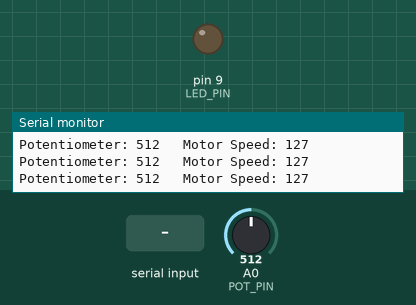
This sketch was run on a simulated Arduino Uno, built with avr-gcc and run on an emulated ATmega328P. On the bench: output pins drawn as LEDs (lit = HIGH), the last lines printed to the serial monitor. The test bench sets the inputs (shaded band); at power-on: A0 (POT_PIN) = 512.

Above: at 1.2 s.
1.3 s: "1" received over the second serial link
At 2.5 s:
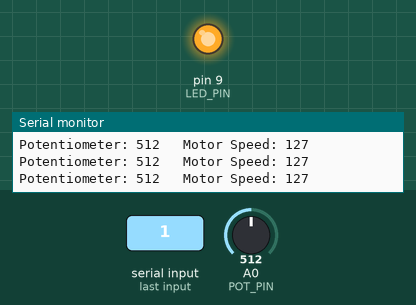
2.8 s: A0 (POT_PIN) set to 991
4.3 s: A0 (POT_PIN) set to 1017
7.3 s: "0" received over the second serial link
At 8.3 s:
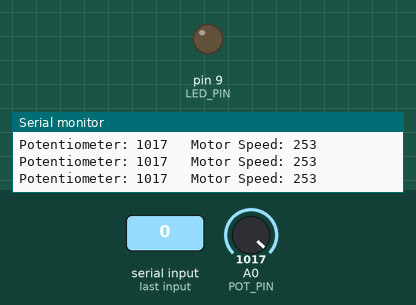
Timing chart, 0 to 10.3 s (numbered marks = the images above; inputs shaded):
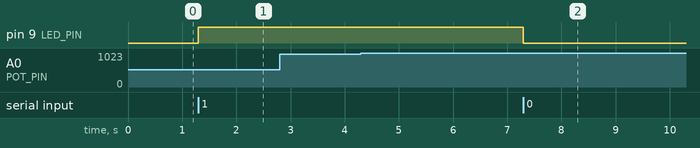

The sketch:

Slave_node.ino
```cpp
#include <SoftwareSerial.h>

// ======================================================
// Advanced Task 4-1
// Student B - HC-05 SLAVE
//
// Function:
// 1. Receive button state from MASTER -> control LED
// 2. Read potentiometer -> send motor speed to MASTER
// ======================================================


// ---------------- Pin Configuration ----------------

// HC-05
// HC-05 TXD -> Arduino D10
// HC-05 RXD -> Arduino D11
SoftwareSerial BT(10, 11);  // Arduino RX, TX

// LED
const int LED_PIN = 9;

// Potentiometer
const int POT_PIN = A0;


// ---------------- Variables ----------------

int potValue = 0;
int motorSpeed = 0;

unsigned long lastSendTime = 0;
const unsigned long SEND_INTERVAL = 50;  // send every 50 ms


void setup() {

  // Debug Serial Monitor
  Serial.begin(9600);

  // HC-05 communication
  BT.begin(9600);

  pinMode(LED_PIN, OUTPUT);

  digitalWrite(LED_PIN, LOW);

  Serial.println("=================================");
  Serial.println("HC-05 SLAVE NODE STARTED");
  Serial.println("Waiting for MASTER...");
  Serial.println("=================================");
}


void loop() {

  // ====================================================
  // Part 1:
  // Receive button state from Student A
  // ====================================================

  if (BT.available()) {

    char command = BT.read();

    // MASTER button pressed
    if (command == '1') {

      digitalWrite(LED_PIN, HIGH);

      Serial.println("Received: 1 -> LED ON");
    }

    // MASTER button released
    else if (command == '0') {

      digitalWrite(LED_PIN, LOW);

      Serial.println("Received: 0 -> LED OFF");
    }
  }


  // ====================================================
  // Part 2:
  // Read potentiometer and send motor speed to MASTER
  // ====================================================

  if (millis() - lastSendTime >= SEND_INTERVAL) {

    lastSendTime = millis();

    // ADC value: 0 ~ 1023
    potValue = analogRead(POT_PIN);

    // Convert to PWM value: 0 ~ 255
    motorSpeed = map(potValue, 0, 1023, 0, 255);

    // Send speed to MASTER
    BT.println(motorSpeed);

    // Debug information
    Serial.print("Potentiometer: ");
    Serial.print(potValue);

    Serial.print("   Motor Speed: ");
    Serial.println(motorSpeed);
  }
}
```

Measured:
- after the input at 1.3 s, pin 9 (LED_PIN): LOW → HIGH at once
- after the input at 7.3 s, pin 9 (LED_PIN): HIGH → LOW at once
